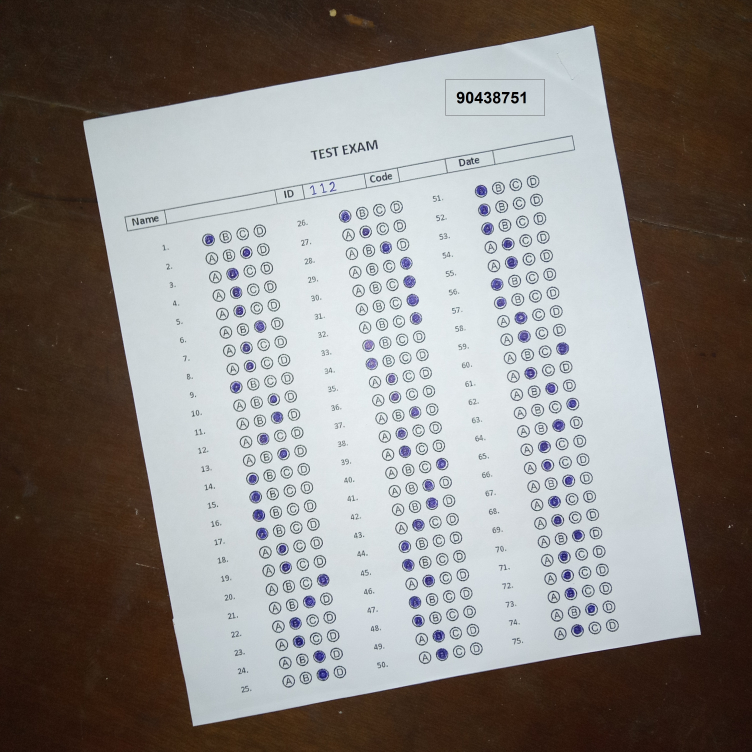
#> input picture Data set/bubble sheet/2/2.jpg, 3008 x 3008 px (shown at 1/4 size)
$ jupyter execute ExtractBubbles.ipynb
#> lines starting #> are read from the running program, lines starting #| are printed output that depends on the picture; after the words box and inside, x2 and y2 are one past the last pixel; in counts of white or black regions, pixels touching at a corner belong together
[cell 1]
from imutils.perspective import four_point_transform
from imutils import contours as COUNTOURS
import numpy as np
import imutils
import cv2
import sys
import matplotlib.pyplot as plt

def show_images(images, titles=None):
    n_ims = len(images)
    if titles is None:
        titles = ['(%d)' % i for i in range(1, n_ims + 1)]
    fig = plt.figure()
    n = 1
    for image, title in zip(images, titles):
        a = fig.add_subplot(1, n_ims, n)
        if image.ndim == 2:
            plt.gray()
        plt.imshow(image)
        a.set_title(title)
        n += 1
    fig.set_size_inches(np.array(fig.get_size_inches()) * n_ims)
    plt.show()

[cell 2]
def isExiste(gray_image):
    thresh = cv2.threshold(
        gray_image, 0, 255, cv2.THRESH_BINARY_INV | cv2.THRESH_OTSU)[1]
    kernal = np.ones((2, 2), np.uint8)
    thresh_closed = cv2.morphologyEx(
        thresh, cv2.MORPH_CLOSE, kernal, iterations=1)
    contours = cv2.findContours(
        thresh_closed.copy(), cv2.RETR_EXTERNAL, cv2.CHAIN_APPROX_SIMPLE)
    contours = imutils.grab_contours(contours)
    questionCnts = []
    position_of_first_bubble = sys.maxsize  # MAX
    bubble_info = []
    for cnt in contours:
        (x, y, w, h) = cv2.boundingRect(cnt)
        ar = w / float(h)
        if w >= 13 and h >= 11 and ar >= 0.7 and ar <= 1.2:
            bubble_info = [x, y, w, h]
            questionCnts.append(cnt)
            position_of_first_bubble = min(position_of_first_bubble, x)
    count_of_bubbles = len(questionCnts)
    return [count_of_bubbles, bubble_info]

def isValid(bubbles_positions, window_height):
    length = len(bubbles_positions)
    if (length > 0):
        first_bubble = bubbles_positions[0]
        last_bubble = bubbles_positions[length - 1]
        if (abs(first_bubble - last_bubble) >= 10):
            return False
        else:
            return True
    else:
        return False

def getRowBubbles(gray_image):
    thresh = cv2.threshold(
        gray_image, 0, 255, cv2.THRESH_BINARY_INV | cv2.THRESH_OTSU)[1]
    kernal = np.ones((2, 2), np.uint8)
    thresh_closed = cv2.morphologyEx(
        thresh, cv2.MORPH_CLOSE, kernal, iterations=2)
    contours = cv2.findContours(
        thresh_closed.copy(), cv2.RETR_EXTERNAL, cv2.CHAIN_APPROX_SIMPLE)
    contours = imutils.grab_contours(contours)
    questionCnts = []
    y_positions = []
    position_of_first_bubble = sys.maxsize
    x_positions = []
    space_between_two_bubbles = 0
    for cnt in contours:
        (x, y, w, h) = cv2.boundingRect(cnt)
        ar = w / float(h)
        if w >= 13 and h >= 11 and ar >= 0.7 and ar <= 1.2:
            questionCnts.append(cnt)
            y_positions.append(y)
            position_of_first_bubble = min(position_of_first_bubble, x)
            x_positions.append(x)

            # x_position = x
    count_of_bubbles = len(questionCnts)
    x_positions = sorted(x_positions, reverse=False)
    y_positions = sorted(y_positions, reverse=False)
    space_between_two_bubbles = abs(x_positions[0] - x_positions[1])
    return [count_of_bubbles, position_of_first_bubble, space_between_two_bubbles, y_positions, x_positions]

def detectRow(img, window_height=60):
    height = img.shape[0]
    width = img.shape[1]
    step_width = window_height
    finished = False
    start_position = (height // 4) - 15

    while not finished:
        cropped_row = img[start_position: start_position + step_width, 0:width]
        start_position += step_width
        [found_bubble, position_of_first_bubble, space_between_two_bubbles,
            y_positions, x_positions] = getRowBubbles(cropped_row)
        if (found_bubble > 0):
            if (isValid(y_positions, step_width)):
                row_bubbles_count = found_bubble
                finished = True
            else:
                step_width -= 10
    return [cropped_row, row_bubbles_count, position_of_first_bubble, space_between_two_bubbles, x_positions]

def isSimilarBubble(first, second):
    if (abs(first[1] - second[1]) > 5):
        return False
    if (abs(first[2] - second[2]) > 5):
        return False
    if (abs(first[3] - second[3]) > 5):
        return False
    return True

def getBubblesNum(img, position_of_first_bubble=0, space_between_two_bubbles=20):
    height = img.shape[0]
    step_width = space_between_two_bubbles

    finished = False
    bubbles_counter = 0
    start_position = position_of_first_bubble - 2
    bubble_cropped = img[0:height, start_position:start_position+step_width]
    [bubbles_counter, old_bubble_info] = isExiste(bubble_cropped)
    start_position += step_width
    while not finished:
        bubble_cropped = img[0:height,start_position:start_position+step_width]
        start_position += step_width
        [found_bubble, new_bubble_info] = isExiste(bubble_cropped)
        if (found_bubble > 0):
            if (isSimilarBubble(old_bubble_info, new_bubble_info)):
                bubbles_counter += found_bubble
                old_bubble_info = new_bubble_info
            else:
                finished = True
        else:
            finished = True
    return bubbles_counter

def resize_image(img):
    height = img.shape[0]
    width = img.shape[1]

    if (height > 800):
        ratio = height / 800
        new_height = round(height / ratio)
        new_width = round(width / ratio)
        resized_image = cv2.resize(img, (new_width, new_height))
        return resized_image
    else:
        return img

def cropIntoSections(img, num_of_sections, x_positions):
    height = img.shape[0]
    results = []
    positions = np.copy(x_positions)
    groups = np.array_split(positions, num_of_sections)
    bubble_width = abs(positions[0] - positions[1])
    for i in range(num_of_sections):
        start_width = groups[i][0] - 10
        end_width = groups[i][len(groups[i]) - 1] + bubble_width
        results.append(img[0:height, start_width:end_width])
    return results

def rmContours(contours, contours_y_coordinates, question_answers_count):
    first_group_info = contours_y_coordinates[0:question_answers_count]
    last_group_info = contours_y_coordinates[len(
        contours) - question_answers_count:len(contours)]
    if (abs(first_group_info[0] - first_group_info[question_answers_count - 1]) > 5):
        contours.pop(0)
    if (abs(last_group_info[0] - last_group_info[question_answers_count - 1]) > 5):
        contours.pop(len(contours) - 1)
    return

def retrieveId(image):
    gray = cv2.cvtColor(image, cv2.COLOR_BGR2GRAY)
    blurred = cv2.GaussianBlur(gray, (5, 5), 0)
    edged = cv2.Canny(blurred, 75, 200)
    kernal = np.ones((3, 3), np.uint8)
    after_dilation = cv2.dilate(edged, kernal, iterations=2)

    contours = cv2.findContours(after_dilation.copy(), cv2.RETR_EXTERNAL, cv2.CHAIN_APPROX_SIMPLE)
    contours = imutils.grab_contours(contours)
    idBox = None

    contours = sorted(contours, key=cv2.contourArea, reverse=True)
    if len(contours) > 0:
        contours = sorted(contours, key=cv2.contourArea, reverse=True)
        for cnt in contours:
            peri = cv2.arcLength(cnt, True)
            approx = cv2.approxPolyDP(cnt, 0.02 * peri, True)
            if len(approx) == 4:
                idBox = approx
                break

    box = four_point_transform(image, idBox.reshape(4, 2))
    # show_images([box], ["ID Box"])
    return box

[cell 3]
imagePath="set image path"
def extract_bubbles(imagePath) :
#> called with imagePath = '../Data set/bubble sheet/2/2.jpg'
    image = cv2.imread(imagePath)
#> image is the input picture: shape (3008, 3008, 3); mean B, G, R 129.6, 132.8, 137.1
    gray = cv2.cvtColor(image, cv2.COLOR_BGR2GRAY)
    blurred = cv2.GaussianBlur(gray, (5, 5), 0)
    edged = cv2.Canny(blurred, 75, 200)
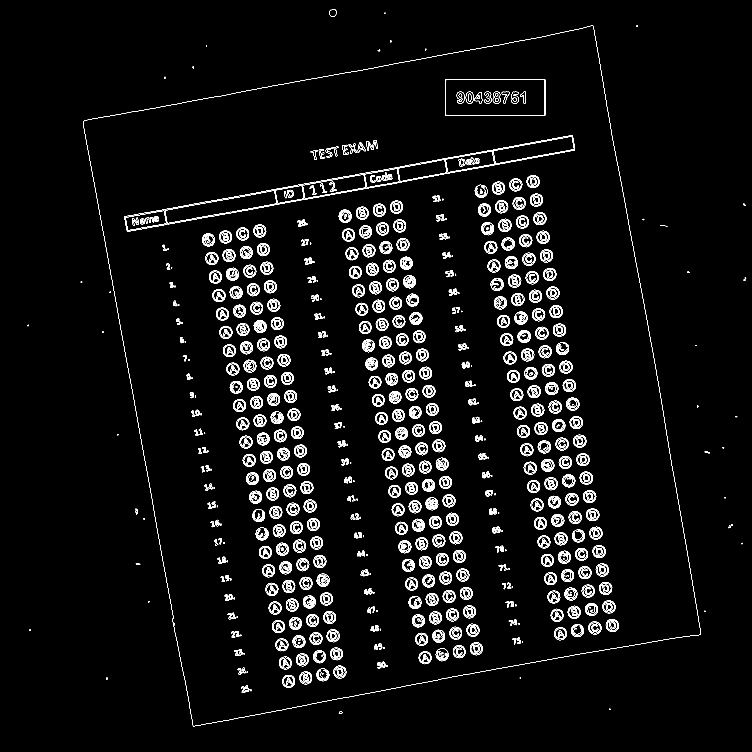
#> edged: shape (3008, 3008) (shown at 1/4 size); 2.2% white in thin lines or dots
    show_images([edged],["edged"])
#> in show_images, `n_ims = len(images)`: n_ims = 1
#> the loop in show_images, `for image, title in zip(images, titles):` made 1 pass
#> (title, n) on pass 1: ('edged', 2)
#> after the loop in show_images, `for image, title in zip(images, titles):`: n = 2
    kernal = np.ones((3, 3), np.uint8)
    after_dilation = cv2.dilate(edged, kernal, iterations=2)
#> after_dilation: shape (3008, 3008); 9.4% white; 460 white regions

    contours = cv2.findContours(
        after_dilation.copy(), cv2.RETR_EXTERNAL, cv2.CHAIN_APPROX_SIMPLE)
#> contours = 38 contours; largest, box (x1, y1, x2, y2) and area: (331, 100, 2806, 2908) 5117802, (1315, 34, 1348, 68) 890, (538, 2032, 553, 2062) 310, (2910, 2096, 2934, 2115) 238, (1353, 2842, 1372, 2857) 199
    contours = imutils.grab_contours(contours)
    docCnt = None

    if len(contours) > 0:
        contours = sorted(contours, key=cv2.contourArea, reverse=True)
        for cnt in contours:
            peri = cv2.arcLength(cnt, True)
            approx = cv2.approxPolyDP(cnt, 0.02 * peri, True)

            if len(approx) == 4:
                docCnt = approx
                break
#> this loop made 1 pass
#> (peri, docCnt) on pass 1: (9613.8, [[2373, 100], [331, 484], [770, 2906], [2804, 2541]])
    paper = four_point_transform(image, docCnt.reshape(4, 2))
    warped = four_point_transform(gray, docCnt.reshape(4, 2))
    resized_paper = resize_image(paper)
#> in resize_image, `resized_image = cv2.resize(img, (new_width, new_height))`:
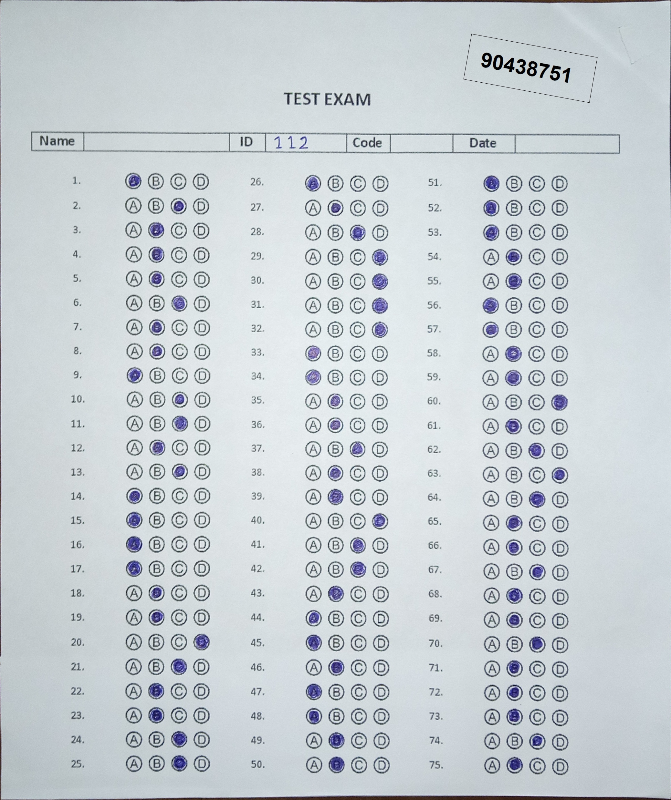
#> resized_image: shape (800, 671, 3); mean B, G, R 211.9, 207.3, 199.9
    resized_warped = resize_image(warped)

    student_id = retrieveId(paper)
#> in retrieveId, `edged = cv2.Canny(blurred, 75, 200)`: edged: shape (2478, 2077); 3.7% white in thin lines or dots
#> in retrieveId, `after_dilation = cv2.dilate(edged, kernal, iterations=2)`:
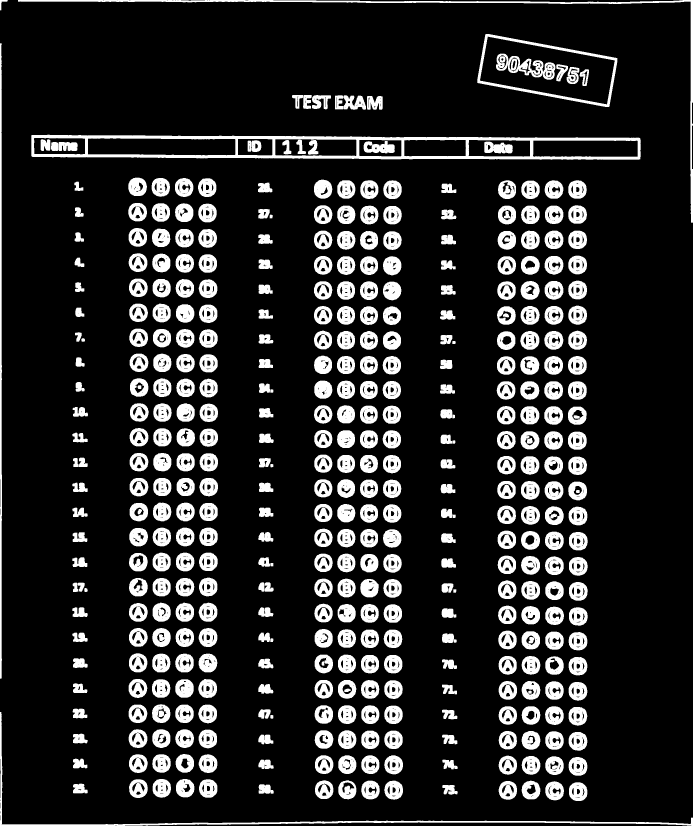
#> after_dilation: shape (2478, 2077) (shown at 1/3 size); 16.2% white; 424 white regions
#> in retrieveId, `contours = cv2.findContours(after_dilation.copy(), cv2.RETR_EXTERNAL, ..`: contours = 402 contours; largest, box (x1, y1, x2, y2) and area: (94, 404, 1922, 479) 118945, (1432, 102, 1852, 321) 60308, (54, 0, 2077, 668) 11172, (0, 2136, 2077, 2478) 10162, (0, 130, 6, 2036) 7616
#> the loop in retrieveId, `for cnt in contours:` made 2 passes
#> (peri, idBox) on pass 2: (1160.9, [[1456, 103], [1432, 248], [1827, 320], [1851, 174]])
#> (peri, approx) on pass 1: (3842.3, [[94, 406], [1921, 470]])
#> in retrieveId, `box = four_point_transform(image, idBox.reshape(4, 2))`:
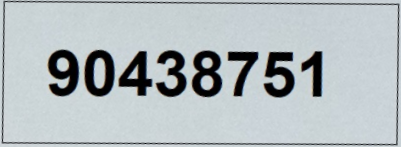
#> box: shape (147, 401, 3); mean B, G, R 189.3, 186.3, 178.2
    [row, row_bubbles_count, position_of_first_bubble,
        space_between_two_bubbles, x_positions] = detectRow(resized_warped)
#> the loop in detectRow, `while not finished:` made 4 passes
#> (found_bubble, position_of_first_bubble, space_between_two_bubbles, y_positions, x_positions, length in isValid, first_bubble in isValid, last_bubble in isValid) on pass 4: (12, 128, 23, [10, 10, 11, 11, 12, 12, 13, 13, 13, 13, 13, 13], [128, 151, 174, 196, 307, 330, 352, 374, 484, 507, 530, 553], 12, 10, 13)
#> (found_bubble, position_of_first_bubble, space_between_two_bubbles, length in isValid, first_bubble in isValid, last_bubble in isValid) on passes 1 to 2: (24, 127, 0, 24, 14, 42), (24, 128, 0, 24, 3, 30)
#> after the loop in detectRow, `while not finished:`:
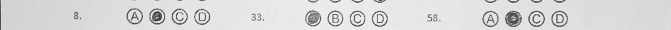
#> cropped_row: shape (30, 671); min 25, max 251, mean 215.8
#> after the loop in detectRow, `while not finished:`: start_position = 365; step_width = 30
#> row_bubbles_count = 12; position_of_first_bubble = 128; space_between_two_bubbles = 23; x_positions = [128, 151, 174, 196, 307, 330, 352, 374, 484, 507, 530, 553]
    question_answers_count = getBubblesNum(
        row, position_of_first_bubble, space_between_two_bubbles)
#> in getBubblesNum, `step_width = space_between_two_bubbles`: step_width = 23
#> in getBubblesNum, `start_position = position_of_first_bubble - 2`: start_position = 126
#> in isExiste, `thresh = cv2.threshold( gray_image, 0, 255, cv2.THRESH_BINARY_INV | cv..`: thresh: shape (30, 23); 13% white in thin lines or dots, all inside (x1, y1, x2, y2) = (0, 8, 17, 24)
#> in isExiste, `thresh_closed = cv2.morphologyEx( thresh, cv2.MORPH_CLOSE, kernal, ite..`: thresh_closed: shape (30, 23); 13.6% white in thin lines or dots, all inside (x1, y1, x2, y2) = (0, 9, 18, 25)
#> in isExiste, `contours = cv2.findContours( thresh_closed.copy(), cv2.RETR_EXTERNAL, ..`: contours = 1 contour; box (x1, y1, x2, y2) and area: (0, 9, 18, 25) 185
#> the loop in isExiste, `for cnt in contours:` made 1 pass
#> (x, y, w, h, ar, position_of_first_bubble) on pass 1: (0, 9, 18, 16, 1.12, 0)
#> after the loop in isExiste, `for cnt in contours:`: questionCnts has the same summary as contours
#> in isExiste, `count_of_bubbles = len(questionCnts)`: count_of_bubbles = 1
#> in getBubblesNum, `[bubbles_counter, old_bubble_info] = isExiste(bubble_cropped)`: old_bubble_info = [0, 9, 18, 16]
#> in getBubblesNum, `start_position += step_width`: start_position = 149
#> the loop in getBubblesNum, `while not finished:` made 4 passes
#> (start_position, old_bubble_info) on passes 1 to 3: (172, [0, 9, 17, 17]), (195, [0, 10, 17, 16]), (218, [0, 10, 16, 16])
#> (start_position, contours in isExiste) on pass 4: (241, 1 contour; box (x1, y1, x2, y2) and area: (0, 0, 23, 30) 496)
#> pass 1, in getBubblesNum, `bubble_cropped = img[0:height,start_position:start_position+step_width]`:
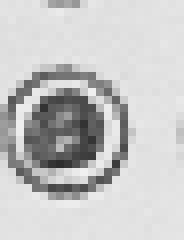
#> bubble_cropped: shape (30, 23) (shown 8 times larger); min 45, max 240, mean 198
#> after the loop in getBubblesNum, `while not finished:`: bubbles_counter = 4; start_position = 241
#> question_answers_count = 4
    num_of_sections = row_bubbles_count // question_answers_count
#> num_of_sections = 3
    sections_gray = cropIntoSections(
        resized_warped, num_of_sections, x_positions)
#> in cropIntoSections, `positions = np.copy(x_positions)`: positions has the same summary as x_positions in extract_bubbles
#> in cropIntoSections, `groups = np.array_split(positions, num_of_sections)`: groups = [[128, 151, 174, 196], [307, 330, 352, 374], [484, 507, 530, 553]]
#> in cropIntoSections, `bubble_width = abs(positions[0] - positions[1])`: bubble_width = 23
#> the loop in cropIntoSections, `for i in range(num_of_sections):` made 3 passes
#> (start_width, end_width) on passes 1 to 3: (118, 219), (297, 397), (474, 576)
#> after the loop in cropIntoSections, `for i in range(num_of_sections):`: results = 3 items
#> sections_gray = 3 items
    sections_paper = cropIntoSections(
        resized_paper, num_of_sections, x_positions)
#> the loop in cropIntoSections (call 2), `for i in range(num_of_sections):` made 3 passes
#> sections_paper = 3 items

    bubble_matrix = []

    for index in range(len(sections_gray)):
        thresh = cv2.threshold(
            sections_gray[index], 0, 255, cv2.THRESH_BINARY_INV | cv2.THRESH_OTSU)[1]

        kernel = np.ones((2, 2), np.uint8)
        thresh_closed = cv2.morphologyEx(
            thresh, cv2.MORPH_CLOSE, kernel, iterations=3)

        contours = cv2.findContours(
            thresh_closed.copy(), cv2.RETR_EXTERNAL, cv2.CHAIN_APPROX_SIMPLE)
        contours = imutils.grab_contours(contours)

        questionCnts = []
        contours_info = []

        for cnt in contours:
            (x, y, w, h) = cv2.boundingRect(cnt)
            ar = w / float(h)
            if (w >= 13 and w <= 25) and h >= 11 and ar >= 0.7 and ar <= 1.2:
                questionCnts.append(cnt)
                contours_info.append(y)

        rmContours(
            questionCnts, contours_info, question_answers_count)

        questionCnts = COUNTOURS.sort_contours(questionCnts, method="top-to-bottom")[0]

        debug_image = sections_paper[index].copy()
        cv2.drawContours(debug_image, questionCnts, -1, (0, 255, 0), 3)

        section_bubble_matrix = []

        for (q, i) in enumerate(np.arange(0, len(questionCnts), question_answers_count)):
            cnts = COUNTOURS.sort_contours(
                questionCnts[i:i + question_answers_count])[0]

            row_images = []

            for c in cnts:
                (x, y, w, h) = cv2.boundingRect(c)
                x=x-3
                y=y-3
                bubble_image = sections_gray[index][y:y + h, x:x + w]

                bubble_image = cv2.resize(bubble_image, (25, 25))

                row_images.append(bubble_image)

            section_bubble_matrix.append(row_images)

        bubble_matrix.append(section_bubble_matrix)
#> this loop made 3 passes
#> (first_group_info in rmContours, last_group_info in rmContours) on passes 1 to 3: ([758, 758, 758, 758], [176, 176, 176, 176]), ([760, 760, 759, 759], [179, 178, 178, 178]), ([761, 761, 760, 760], [179, 179, 179, 178])
#> pass 1, in extract_bubbles, `thresh = cv2.threshold( sections_gray[index], 0, 255, cv2.THRESH_BINAR..`:
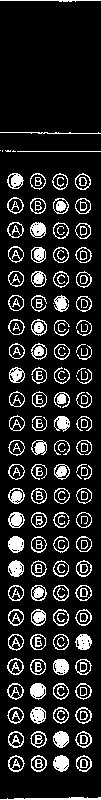
#> thresh: shape (800, 101); 14.5% white in thin lines or dots
#> pass 1, in extract_bubbles, `thresh_closed = cv2.morphologyEx( thresh, cv2.MORPH_CLOSE, kernel, ite..`:
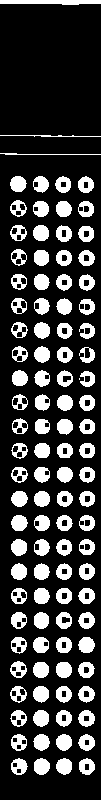
#> thresh_closed: shape (800, 101); 23.3% white; 104 white regions (1 under 20 px), largest, box (x1, y1, x2, y2) and area: (0, 0, 101, 5) 421, (11, 539, 27, 556) 215, (34, 758, 50, 775) 215
#> after the loop:
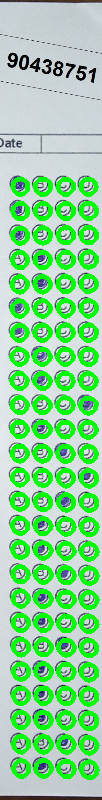
#> debug_image: shape (800, 102, 3); mean of channels 0, 1, 2 149.3, 213.9, 139.7; drawn as B, G, R
#> after the loop:
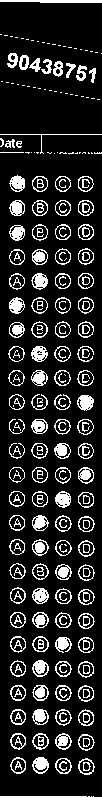
#> thresh: shape (800, 102); 15.9% white; 241 white regions (68 under 20 px), largest, box (x1, y1, x2, y2) and area: (0, 796, 102, 800) 397, (0, 0, 102, 3) 266, (77, 395, 94, 411) 193
#> after the loop, bubble_matrix = 3 items

    return bubble_matrix

[cell 4]
mat = extract_bubbles("../Data set/bubble sheet/2/2.jpg")
#> mat = 3 items
# for section_idx, section in enumerate(mat):  # Iterate over sections
#     for row_idx, row in enumerate(section):  # Iterate over rows in each section
#         show_images(row, [f"Section {section_idx + 1} - Q{row_idx + 1} Bubble {i+1}" for i in range(len(row))])
